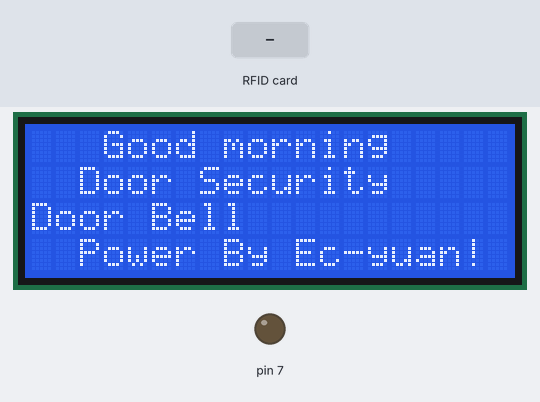
Recording of a sketch running on a simulated Arduino Uno, built with avr-gcc and run on an emulated ATmega328P. On the bench: 20×4 character LCD, output pins drawn as LEDs (lit = HIGH). Inputs (shaded band) come from the test bench. Pins used as bus, display or sensor lines are not drawn; what the sketch prints to the serial monitor is not drawn.

Above: at 1.4 s.
1.5 s: RFID card 03 54 25 97 held to the reader
At 2.6 s:
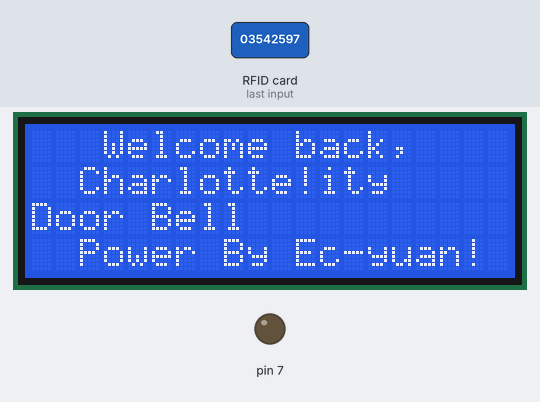
3.0 s: RFID card 93 6C 3D 05 held to the reader
At 5.2 s:
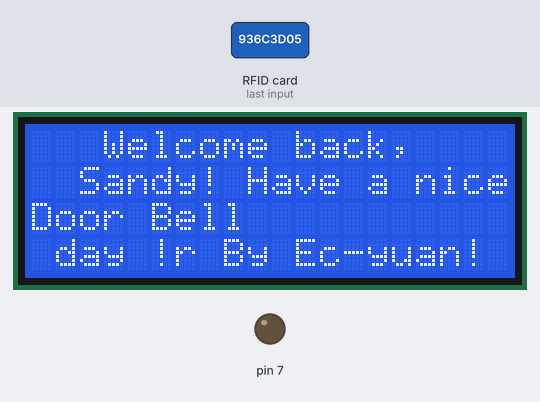
6.0 s: RFID card 75 2E 22 38 held to the reader
At 7.9 s:
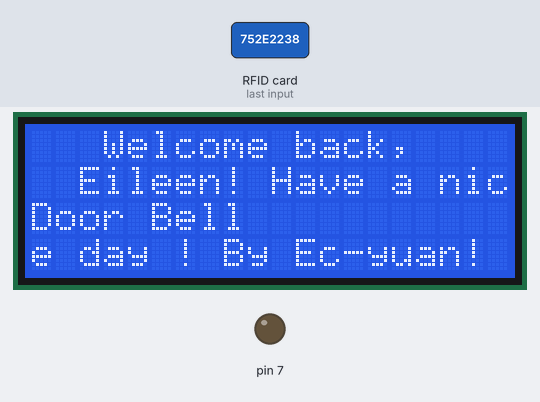
9.0 s: RFID card 5E 7A 19 C4 held to the reader
At 11.4 s:
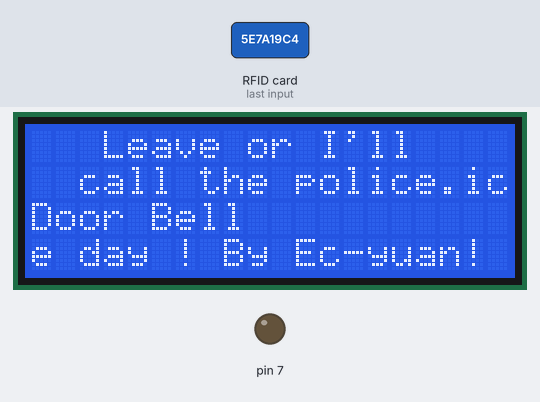
12.0 s: RFID card 03 54 25 97 held to the reader
At 14.7 s:
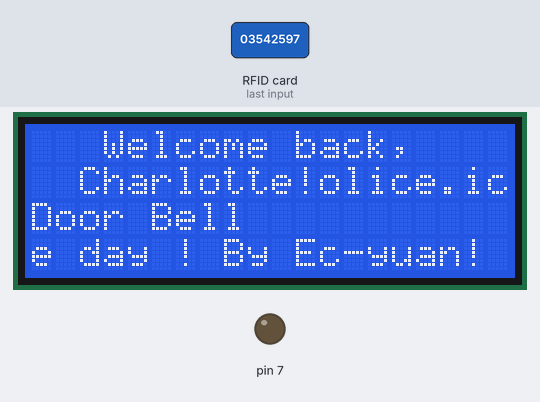
15.0 s: RFID card 93 6C 3D 05 held to the reader
At 17.3 s:
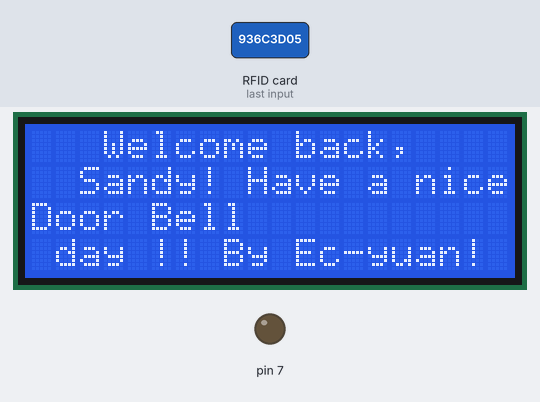
Timing chart, 0 to 18.8 s (numbered marks = the images above; inputs shaded):
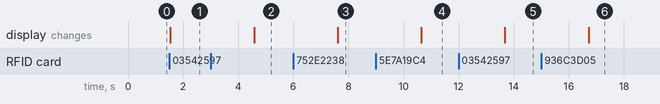

Measured:
- after the input at 1.5 s, the display: changes at once (image 1)
- after the input at 3.0 s, the display: changes after 1.6 s (image 2)
- after the input at 6.0 s, the display: changes after 1.6 s (image 3)
- after the input at 9.0 s, the display: changes after 1.7 s (image 4)
- after the input at 12.0 s, the display: changes after 1.7 s (image 5)
- after the input at 15.0 s, the display: changes after 1.7 s (image 6)

The sketch:

Door_Security.ino
```cpp
#include <Wire.h>
#include <LiquidCrystal_I2C.h>
#include <SPI.h>
#include <MFRC522.h>

#define RST_PIN         9          // Configurable, see typical pin layout above
#define SS_PIN          10         // Configurable, see typical pin layout above

LiquidCrystal_I2C lcd(0x27,20,4);  // set the LCD address to 0x27 for a 16 chars and 2 line display
MFRC522 mfrc522(SS_PIN, RST_PIN);  // Create MFRC522 instance

void setup()
{
  //LCD setup
  lcd.init();                      // initialize the lcd
  lcd.init();
  // Print a message to the LCD.
  lcd.backlight();
  lcd.setCursor(3,0); //第一列 第四行（格）
  lcd.print("Good morning ");
  lcd.setCursor(2,1); //第二列 第三行（格）
  lcd.print("Door Security");
  lcd.setCursor(0,2); //第三列 第二行（格）
  lcd.print("Door Bell");
  lcd.setCursor(2,3); //第四列 第三行（格）
  lcd.print("Power By Ec-yuan!");

  //MERC setup
  Serial.begin(9600);    // Initialize serial communications with the PC
  while (!Serial);    // Do nothing if no serial port is opened (added for Arduinos based on ATMEGA32U4)
  SPI.begin();      // Init SPI bus
  mfrc522.PCD_Init();   // Init MFRC522
  delay(4);       // Optional delay. Some board do need more time after init to be ready, see Readme
  mfrc522.PCD_DumpVersionToSerial();  // Show details of PCD - MFRC522 Card Reader details
  Serial.println(F("Scan PICC to see UID, SAK, type, and data blocks..."));
  pinMode(7,OUTPUT);
}


void loop()
{
// Look for new cards
if ( ! mfrc522.PICC_IsNewCardPresent())
{
return;
}
// Select one of the cards
if ( ! mfrc522.PICC_ReadCardSerial())
{
return;
}
//Show UID on serial monitor
Serial.print("UID tag :");

String content= "";
byte letter;
for (byte i = 0; i < mfrc522.uid.size; i++)
{
Serial.print(mfrc522.uid.uidByte[i] < 0x10 ? " 0" : " ");
Serial.print(mfrc522.uid.uidByte[i], HEX);
content.concat(String(mfrc522.uid.uidByte[i] < 0x10 ? " 0" : " "));
content.concat(String(mfrc522.uid.uidByte[i], HEX));
}
Serial.println();
Serial.print("Message : ");
content.toUpperCase();


if (content.substring(1) == "03 54 25 97") //change here the UID of the card/cards that you want to give access
{
Serial.println("Authorized access");
Serial.println();

lcd.setCursor(3,0);
lcd.print("Welcome back,");
lcd.setCursor(2,1);
lcd.print("Charlotte!");

delay(3000);
}
else if (content.substring(1) == "93 6C 3D 05") //change here the UID of the card/cards that you want to give access
{
Serial.println("Authorized access");
Serial.println();

lcd.setCursor(3,0);
lcd.print("Welcome back, ");
lcd.setCursor(2,1);
lcd.print("Sandy! Have a nice day !");

delay(3000);
}
else if (content.substring(1) == "75 2E 22 38") //change here the UID of the card/cards that you want to give access
{
Serial.println("Authorized access");
Serial.println();

lcd.setCursor(3,0);
lcd.print("Welcome back, ");
lcd.setCursor(2,1);
lcd.print("Eileen! Have a nice day !");

delay(3000);
}
else {
Serial.println(" Access denied");

lcd.setCursor(3,0);
lcd.print("Leave or I'll ");
lcd.setCursor(2,1);
lcd.print("call the police.");

delay(3000);
}
}
```
